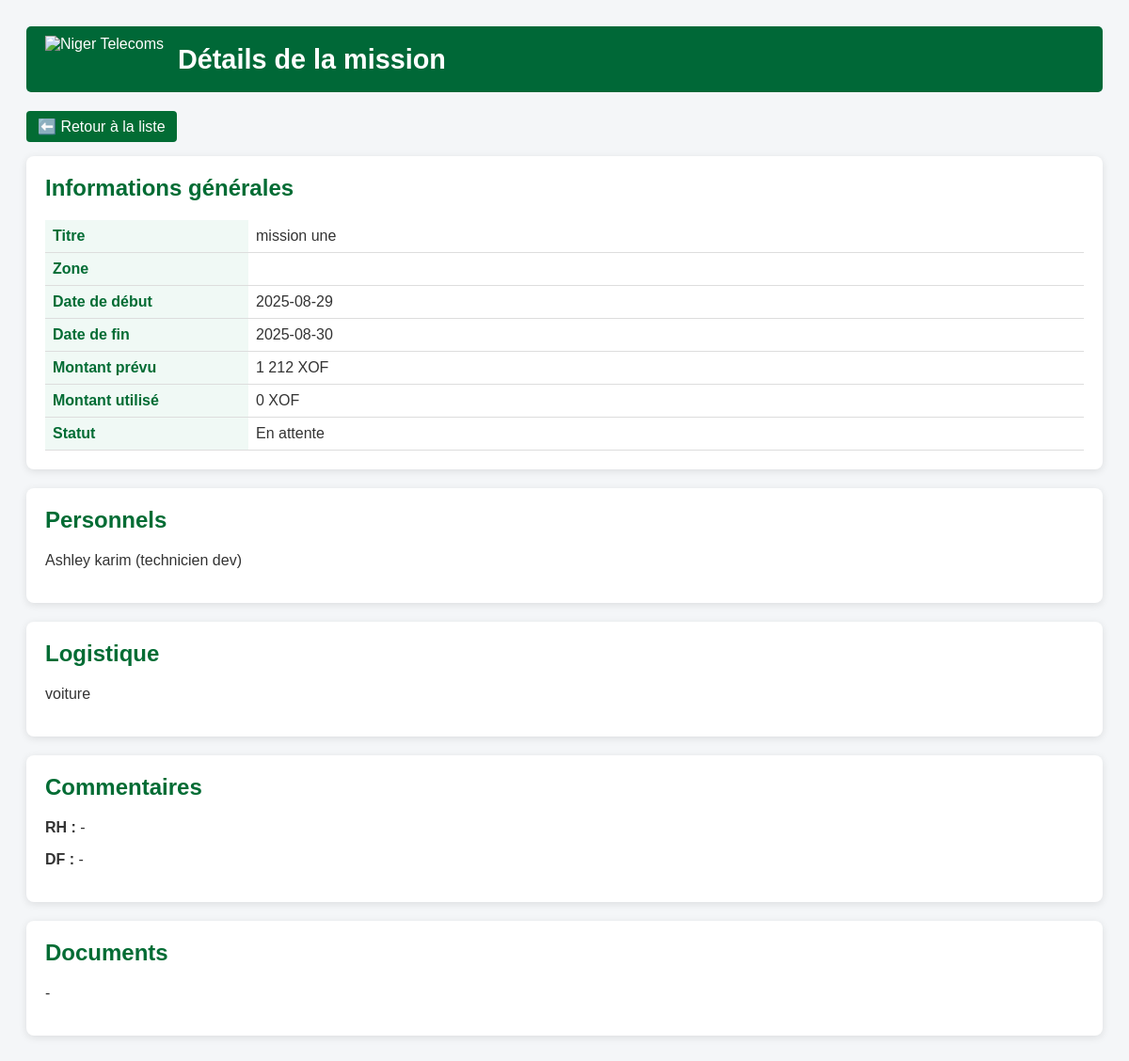
Page /detail_mission.php?id=60 (signed in) on the committed database.
### tables this page shows
CREATE TABLE `missions` (
  `id` int(11) NOT NULL,
  `titre` varchar(255) NOT NULL,
  `description` text NOT NULL,
  `type_mission` varchar(100) NOT NULL,
  `zone_mission` varchar(100) NOT NULL,
  `logistique` text DEFAULT NULL,
  `date_debut` date NOT NULL,
  `date_fin` date NOT NULL,
  `propose_par` int(11) NOT NULL,
  `statut` enum('En attente','En attente Manager','En attente validation DG','En cours','Lancée','Pris en charge par DF','Pris en charge par RH','Validée par DG','Rejetée') NOT NULL DEFAULT 'En attente',
  `montant_prevu` decimal(15,2) DEFAULT 0.00,
  `montant_utilise` decimal(15,2) DEFAULT 0.00,
  `manager_validation` tinyint(1) DEFAULT NULL,
  `dir_service_validation` tinyint(1) DEFAULT NULL,
  `dg_validation` tinyint(1) DEFAULT NULL,
  `lancement` tinyint(1) DEFAULT 0,
  `commentaire_manager` text DEFAULT NULL,
  `rh_preparer` tinyint(1) DEFAULT NULL,
  `df_validation` tinyint(4) DEFAULT NULL,
  `signature_manager` varchar(255) DEFAULT NULL,
  `commentaire_dir` text DEFAULT NULL,
  `signature_dir` varchar(255) DEFAULT NULL,
  `commentaire_dg` text DEFAULT NULL,
  `signature_dg` varchar(255) DEFAULT NULL,
  `commentaire_rh` text DEFAULT NULL,
  `df_valide` tinyint(1) DEFAULT 0,
  `commentaire_df` text DEFAULT NULL,
  `personnels` text DEFAULT NULL,
  `service_id` int(11) DEFAULT NULL,
  `date_proposition` datetime NOT NULL DEFAULT current_timestamp(),
  `df_preparer` tinyint(1) DEFAULT NULL,
  `dg_valide_final` tinyint(1) DEFAULT NULL
);

### detail_mission.php (the view, shortened to what this page needs)
<?php
require 'config.php';
$mission_id = (int)$_GET['id'];
$stmt = $pdo->prepare("SELECT * FROM missions WHERE id = ?");
$stmt->execute([$mission_id]);
$mission = $stmt->fetch(PDO::FETCH_ASSOC);
function getPersonnelsInfo($pdo, $ids_str) {
    $ids = array_map('intval', explode(',', $ids_str));
    $placeholders = implode(',', array_fill(0, count($ids), '?'));
    $stmt = $pdo->prepare("SELECT nom, prenom, poste FROM personnels WHERE id IN ($placeholders) ORDER BY nom");
    $stmt->execute($ids);
    $res = [];
    foreach($stmt->fetchAll(PDO::FETCH_ASSOC) as $p){
        $res[] = htmlspecialchars($p['nom'].' '.$p['prenom'].' ('.$p['poste'].')');
    }
    return implode(', ', $res);
}
?>
<!DOCTYPE html>
<html lang="fr">
<head>
</head>
<body>
<header>
    <img src="images/logo.jpg" alt="Niger Telecoms">
    <h1>Détails de la mission</h1>
</header>
<a href="liste_ordres.php" class="btn">⬅️ Retour à la liste</a>
<div class="card">
    <h2>Informations générales</h2>
    <table>
        <tr><th>Titre</th><td><?= htmlspecialchars($mission['titre']) ?></td></tr>
        <tr><th>Zone</th><td><?= htmlspecialchars($mission['zone_mission']) ?></td></tr>
        <tr><th>Date de début</th><td><?= $mission['date_debut'] ?></td></tr>
        <tr><th>Date de fin</th><td><?= $mission['date_fin'] ?></td></tr>
        <tr><th>Montant prévu</th><td><?= number_format($mission['montant_prevu'],0,',',' ') ?> XOF</td></tr>
        <tr><th>Montant utilisé</th><td><?= number_format($mission['montant_utilise'],0,',',' ') ?> XOF</td></tr>
        <tr><th>Statut</th><td><?= htmlspecialchars($mission['statut']) ?></td></tr>
    </table>
</div>
<div class="card">
    <h2>Personnels</h2>
    <p><?= getPersonnelsInfo($pdo, $mission['personnels']) ?></p>
</div>
<div class="card">
    <h2>Logistique</h2>
    <p><?= nl2br(htmlspecialchars($mission['logistique'])) ?></p>
</div>
<div class="card">
    <h2>Commentaires</h2>
    <p><strong>RH :</strong> <?= nl2br(htmlspecialchars($mission['rh_commentaire'] ?? '-')) ?></p>
    <p><strong>DF :</strong> <?= nl2br(htmlspecialchars($mission['df_commentaire'] ?? '-')) ?></p>
</div>
<div class="card">
    <h2>Documents</h2>
    <p>
    <?php
        if(!empty($mission['documents'])) {
            $docs = explode(',', $mission['documents']);
            foreach($docs as $d){
                echo "<a href='uploads/".trim($d)."' target='_blank'>".htmlspecialchars($d)."</a><br>";
            }
        } else { echo '-'; }
    ?>
    </p>
</div>
</body>
</html>

### detail_mission.php (style rules this page uses)
body { font-family: Arial; background:#f4f6f8; color:#333; padding:20px; }
header { display:flex; align-items:center; background:#006837; color:#fff; padding:10px 20px; border-radius:5px; margin-bottom:20px; }
header img { height:50px; margin-right:15px; }
header h1 { font-size:1.8rem; margin:0; flex-grow:1; }
.btn { display:inline-block; padding:7px 12px; background:#026c34; color:#fff; text-decoration:none; border-radius:4px; margin-bottom:15px; }
.card { background:#fff; border-radius:8px; box-shadow:0 2px 8px rgba(0,0,0,0.1); padding:20px; margin-bottom:20px; }
.card h2 { margin-top:0; color:#026c34; }
.card table { width:100%; border-collapse: collapse; }
.card th, .card td { padding:8px; text-align:left; border-bottom:1px solid #ddd; vertical-align: top; }
.card th { width:200px; background:#f0f9f5; color:#026c34; }

### rows in the picture
missions: titre "mission une", date_debut "2025-08-29", date_fin "2025-08-30", montant_prevu "1 212", montant_utilise "0", statut "En attente", logistique "voiture"

### other values in the picture
getPersonnelsInfo($pdo, $mission['personnels']) "Ashley karim (technicien dev)"
$mission['rh_commentaire'] "-"
$mission['df_commentaire'] "-"
